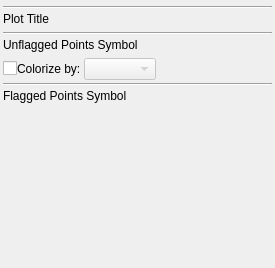
<ui version="4.0" >
 <class>DisplayTab</class>
 <widget class="QWidget" name="DisplayTab" >
  <property name="geometry" >
   <rect>
    <x>0</x>
    <y>0</y>
    <width>275</width>
    <height>268</height>
   </rect>
  </property>
  <property name="maximumSize" >
   <size>
    <width>275</width>
    <height>16777215</height>
   </size>
  </property>
  <property name="windowTitle" >
   <string>PlotMS Display Tab</string>
  </property>
  <layout class="QVBoxLayout" >
   <property name="spacing" >
    <number>3</number>
   </property>
   <property name="leftMargin" >
    <number>3</number>
   </property>
   <property name="topMargin" >
    <number>3</number>
   </property>
   <property name="rightMargin" >
    <number>3</number>
   </property>
   <property name="bottomMargin" >
    <number>3</number>
   </property>
   <item>
    <widget class="QFrame" name="chooserFrame" >
     <property name="frameShape" >
      <enum>QFrame::NoFrame</enum>
     </property>
     <property name="frameShadow" >
      <enum>QFrame::Raised</enum>
     </property>
    </widget>
   </item>
   <item>
    <widget class="Line" name="chooserLine" >
     <property name="orientation" >
      <enum>Qt::Horizontal</enum>
     </property>
    </widget>
   </item>
   <item>
    <widget class="QLabel" name="titleLabel" >
     <property name="text" >
      <string>Plot Title</string>
     </property>
     <property name="textFormat" >
      <enum>Qt::RichText</enum>
     </property>
    </widget>
   </item>
   <item>
    <widget class="QFrame" name="titleFrame" >
     <property name="frameShape" >
      <enum>QFrame::NoFrame</enum>
     </property>
     <property name="frameShadow" >
      <enum>QFrame::Raised</enum>
     </property>
    </widget>
   </item>
   <item>
    <widget class="Line" name="line_2" >
     <property name="orientation" >
      <enum>Qt::Horizontal</enum>
     </property>
    </widget>
   </item>
   <item>
    <widget class="QLabel" name="unflaggedLabel" >
     <property name="text" >
      <string>Unflagged Points Symbol</string>
     </property>
     <property name="textFormat" >
      <enum>Qt::RichText</enum>
     </property>
    </widget>
   </item>
   <item>
    <widget class="QFrame" name="unflaggedFrame" >
     <property name="frameShape" >
      <enum>QFrame::NoFrame</enum>
     </property>
     <property name="frameShadow" >
      <enum>QFrame::Raised</enum>
     </property>
    </widget>
   </item>
   <item>
    <layout class="QHBoxLayout" >
     <property name="spacing" >
      <number>3</number>
     </property>
     <item>
      <layout class="QHBoxLayout" >
       <property name="spacing" >
        <number>0</number>
       </property>
       <item>
        <widget class="QCheckBox" name="colorize" >
         <property name="text" >
          <string/>
         </property>
        </widget>
       </item>
       <item>
        <widget class="QLabel" name="colorizeLabel" >
         <property name="text" >
          <string>Colorize by:</string>
         </property>
        </widget>
       </item>
      </layout>
     </item>
     <item>
      <widget class="QComboBox" name="colorizeChooser" >
       <property name="enabled" >
        <bool>false</bool>
       </property>
      </widget>
     </item>
     <item>
      <spacer>
       <property name="orientation" >
        <enum>Qt::Horizontal</enum>
       </property>
       <property name="sizeHint" >
        <size>
         <width>40</width>
         <height>20</height>
        </size>
       </property>
      </spacer>
     </item>
    </layout>
   </item>
   <item>
    <widget class="Line" name="line" >
     <property name="orientation" >
      <enum>Qt::Horizontal</enum>
     </property>
    </widget>
   </item>
   <item>
    <widget class="QLabel" name="flaggedLabel" >
     <property name="text" >
      <string>Flagged Points Symbol</string>
     </property>
     <property name="textFormat" >
      <enum>Qt::RichText</enum>
     </property>
    </widget>
   </item>
   <item>
    <widget class="QFrame" name="flaggedFrame" >
     <property name="frameShape" >
      <enum>QFrame::NoFrame</enum>
     </property>
     <property name="frameShadow" >
      <enum>QFrame::Raised</enum>
     </property>
    </widget>
   </item>
   <item>
    <spacer>
     <property name="orientation" >
      <enum>Qt::Vertical</enum>
     </property>
     <property name="sizeHint" >
      <size>
       <width>20</width>
       <height>291</height>
      </size>
     </property>
    </spacer>
   </item>
  </layout>
 </widget>
 <resources/>
 <connections>
  <connection>
   <sender>colorize</sender>
   <signal>toggled(bool)</signal>
   <receiver>colorizeChooser</receiver>
   <slot>setEnabled(bool)</slot>
   <hints>
    <hint type="sourcelabel" >
     <x>15</x>
     <y>102</y>
    </hint>
    <hint type="destinationlabel" >
     <x>114</x>
     <y>99</y>
    </hint>
   </hints>
  </connection>
 </connections>
</ui>
